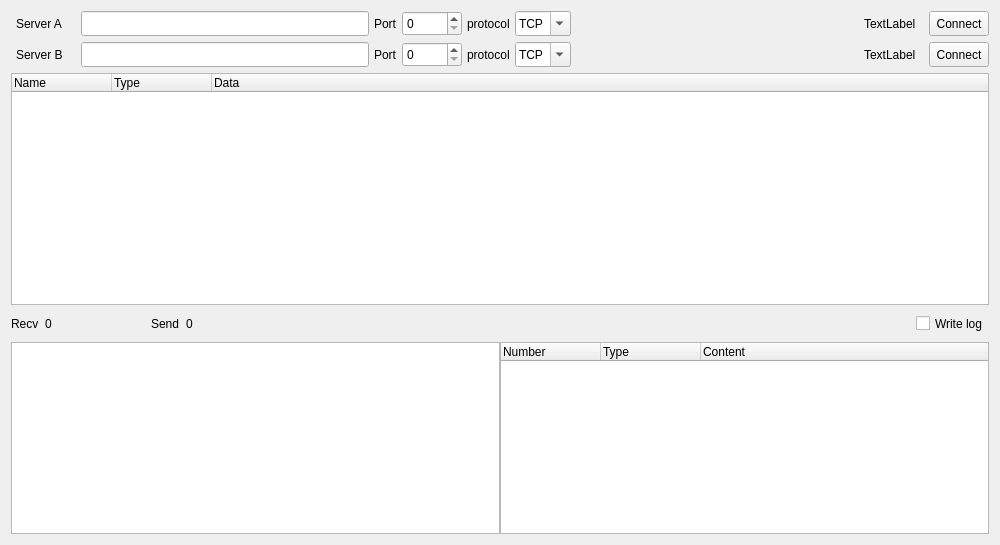
<?xml version="1.0" encoding="UTF-8"?>
<ui version="4.0">
 <class>SocketClient</class>
 <widget class="QWidget" name="SocketClient">
  <property name="geometry">
   <rect>
    <x>0</x>
    <y>0</y>
    <width>1000</width>
    <height>545</height>
   </rect>
  </property>
  <property name="windowTitle">
   <string>Form</string>
  </property>
  <layout class="QVBoxLayout" name="verticalLayout">
   <item>
    <layout class="QHBoxLayout" name="horizontalLayout_40">
     <property name="bottomMargin">
      <number>0</number>
     </property>
     <item>
      <layout class="QVBoxLayout" name="verticalLayout_9">
       <item>
        <layout class="QHBoxLayout" name="horizontalLayout_41">
         <property name="spacing">
          <number>5</number>
         </property>
         <property name="leftMargin">
          <number>5</number>
         </property>
         <property name="topMargin">
          <number>0</number>
         </property>
         <item>
          <widget class="QLabel" name="label_36">
           <property name="minimumSize">
            <size>
             <width>60</width>
             <height>25</height>
            </size>
           </property>
           <property name="text">
            <string>Server A</string>
           </property>
          </widget>
         </item>
         <item>
          <widget class="QLineEdit" name="lineEdit_ServerAddress_ClientA">
           <property name="minimumSize">
            <size>
             <width>0</width>
             <height>25</height>
            </size>
           </property>
           <property name="maximumSize">
            <size>
             <width>16777215</width>
             <height>25</height>
            </size>
           </property>
          </widget>
         </item>
         <item>
          <widget class="QLabel" name="label_37">
           <property name="minimumSize">
            <size>
             <width>0</width>
             <height>25</height>
            </size>
           </property>
           <property name="text">
            <string>Port</string>
           </property>
          </widget>
         </item>
         <item>
          <widget class="QSpinBox" name="spinBox_Port_ClientA">
           <property name="minimumSize">
            <size>
             <width>60</width>
             <height>25</height>
            </size>
           </property>
           <property name="maximumSize">
            <size>
             <width>60</width>
             <height>25</height>
            </size>
           </property>
           <property name="maximum">
            <number>65535</number>
           </property>
           <property name="value">
            <number>0</number>
           </property>
          </widget>
         </item>
         <item>
          <widget class="QLabel" name="label_38">
           <property name="minimumSize">
            <size>
             <width>0</width>
             <height>25</height>
            </size>
           </property>
           <property name="text">
            <string>protocol</string>
           </property>
          </widget>
         </item>
         <item>
          <widget class="QComboBox" name="comboBox_Protocol_ClientA">
           <property name="minimumSize">
            <size>
             <width>50</width>
             <height>25</height>
            </size>
           </property>
           <property name="editable">
            <bool>true</bool>
           </property>
           <item>
            <property name="text">
             <string>TCP</string>
            </property>
           </item>
           <item>
            <property name="text">
             <string>UDP</string>
            </property>
           </item>
          </widget>
         </item>
         <item>
          <spacer name="horizontalSpacer_14">
           <property name="orientation">
            <enum>Qt::Horizontal</enum>
           </property>
           <property name="sizeHint" stdset="0">
            <size>
             <width>40</width>
             <height>20</height>
            </size>
           </property>
          </spacer>
         </item>
         <item>
          <widget class="QLabel" name="label_3">
           <property name="minimumSize">
            <size>
             <width>60</width>
             <height>25</height>
            </size>
           </property>
           <property name="maximumSize">
            <size>
             <width>60</width>
             <height>25</height>
            </size>
           </property>
           <property name="text">
            <string>TextLabel</string>
           </property>
          </widget>
         </item>
         <item>
          <widget class="QPushButton" name="pushButton_ConnectA">
           <property name="minimumSize">
            <size>
             <width>60</width>
             <height>25</height>
            </size>
           </property>
           <property name="maximumSize">
            <size>
             <width>60</width>
             <height>25</height>
            </size>
           </property>
           <property name="text">
            <string>Connect</string>
           </property>
          </widget>
         </item>
        </layout>
       </item>
       <item>
        <layout class="QHBoxLayout" name="horizontalLayout_42">
         <property name="spacing">
          <number>5</number>
         </property>
         <property name="leftMargin">
          <number>5</number>
         </property>
         <property name="topMargin">
          <number>0</number>
         </property>
         <item>
          <widget class="QLabel" name="label_39">
           <property name="minimumSize">
            <size>
             <width>60</width>
             <height>25</height>
            </size>
           </property>
           <property name="text">
            <string>Server B</string>
           </property>
          </widget>
         </item>
         <item>
          <widget class="QLineEdit" name="lineEdit_ServerAddress_ClientB">
           <property name="minimumSize">
            <size>
             <width>0</width>
             <height>25</height>
            </size>
           </property>
           <property name="maximumSize">
            <size>
             <width>16777215</width>
             <height>25</height>
            </size>
           </property>
          </widget>
         </item>
         <item>
          <widget class="QLabel" name="label_40">
           <property name="minimumSize">
            <size>
             <width>0</width>
             <height>25</height>
            </size>
           </property>
           <property name="text">
            <string>Port</string>
           </property>
          </widget>
         </item>
         <item>
          <widget class="QSpinBox" name="spinBox_Port_ClientB">
           <property name="minimumSize">
            <size>
             <width>60</width>
             <height>25</height>
            </size>
           </property>
           <property name="maximumSize">
            <size>
             <width>60</width>
             <height>25</height>
            </size>
           </property>
           <property name="maximum">
            <number>65535</number>
           </property>
          </widget>
         </item>
         <item>
          <widget class="QLabel" name="label_41">
           <property name="minimumSize">
            <size>
             <width>0</width>
             <height>25</height>
            </size>
           </property>
           <property name="text">
            <string>protocol</string>
           </property>
          </widget>
         </item>
         <item>
          <widget class="QComboBox" name="comboBox_Protocol_ClientB">
           <property name="minimumSize">
            <size>
             <width>50</width>
             <height>25</height>
            </size>
           </property>
           <property name="editable">
            <bool>true</bool>
           </property>
           <item>
            <property name="text">
             <string>TCP</string>
            </property>
           </item>
           <item>
            <property name="text">
             <string>UDP</string>
            </property>
           </item>
          </widget>
         </item>
         <item>
          <spacer name="horizontalSpacer_15">
           <property name="orientation">
            <enum>Qt::Horizontal</enum>
           </property>
           <property name="sizeHint" stdset="0">
            <size>
             <width>40</width>
             <height>20</height>
            </size>
           </property>
          </spacer>
         </item>
         <item>
          <widget class="QLabel" name="label_4">
           <property name="minimumSize">
            <size>
             <width>60</width>
             <height>25</height>
            </size>
           </property>
           <property name="maximumSize">
            <size>
             <width>60</width>
             <height>25</height>
            </size>
           </property>
           <property name="text">
            <string>TextLabel</string>
           </property>
          </widget>
         </item>
         <item>
          <widget class="QPushButton" name="pushButton_ConnectB">
           <property name="minimumSize">
            <size>
             <width>60</width>
             <height>25</height>
            </size>
           </property>
           <property name="maximumSize">
            <size>
             <width>60</width>
             <height>25</height>
            </size>
           </property>
           <property name="text">
            <string>Connect</string>
           </property>
          </widget>
         </item>
        </layout>
       </item>
      </layout>
     </item>
    </layout>
   </item>
   <item>
    <widget class="QTreeWidget" name="treeWidget_Protocol">
     <column>
      <property name="text">
       <string>Name</string>
      </property>
     </column>
     <column>
      <property name="text">
       <string>Type</string>
      </property>
     </column>
     <column>
      <property name="text">
       <string>Data</string>
      </property>
     </column>
    </widget>
   </item>
   <item>
    <layout class="QHBoxLayout" name="horizontalLayout_46">
     <item>
      <widget class="QLabel" name="label_42">
       <property name="text">
        <string>Recv</string>
       </property>
      </widget>
     </item>
     <item>
      <widget class="QLabel" name="label_RecvDataCount_Client_2">
       <property name="minimumSize">
        <size>
         <width>100</width>
         <height>25</height>
        </size>
       </property>
       <property name="maximumSize">
        <size>
         <width>100</width>
         <height>16777215</height>
        </size>
       </property>
       <property name="text">
        <string>0</string>
       </property>
      </widget>
     </item>
     <item>
      <widget class="QLabel" name="label_43">
       <property name="minimumSize">
        <size>
         <width>0</width>
         <height>25</height>
        </size>
       </property>
       <property name="text">
        <string>Send</string>
       </property>
      </widget>
     </item>
     <item>
      <widget class="QLabel" name="label_SendDataCount__Client_2">
       <property name="minimumSize">
        <size>
         <width>100</width>
         <height>25</height>
        </size>
       </property>
       <property name="maximumSize">
        <size>
         <width>100</width>
         <height>16777215</height>
        </size>
       </property>
       <property name="text">
        <string>0</string>
       </property>
      </widget>
     </item>
     <item>
      <spacer name="horizontalSpacer_16">
       <property name="orientation">
        <enum>Qt::Horizontal</enum>
       </property>
       <property name="sizeHint" stdset="0">
        <size>
         <width>40</width>
         <height>20</height>
        </size>
       </property>
      </spacer>
     </item>
     <item>
      <widget class="QCheckBox" name="checkBox_WriteLog_Client_2">
       <property name="minimumSize">
        <size>
         <width>0</width>
         <height>25</height>
        </size>
       </property>
       <property name="text">
        <string>Write log</string>
       </property>
      </widget>
     </item>
    </layout>
   </item>
   <item>
    <widget class="QSplitter" name="splitter">
     <property name="orientation">
      <enum>Qt::Horizontal</enum>
     </property>
     <property name="handleWidth">
      <number>0</number>
     </property>
     <widget class="QTreeWidget" name="treeWidget_Log">
      <attribute name="headerVisible">
       <bool>false</bool>
      </attribute>
      <column>
       <property name="text">
        <string notr="true">1</string>
       </property>
      </column>
     </widget>
     <widget class="QTreeWidget" name="treeWidget_Analysis">
      <property name="horizontalScrollBarPolicy">
       <enum>Qt::ScrollBarAlwaysOff</enum>
      </property>
      <column>
       <property name="text">
        <string>Number</string>
       </property>
      </column>
      <column>
       <property name="text">
        <string>Type</string>
       </property>
      </column>
      <column>
       <property name="text">
        <string>Content</string>
       </property>
      </column>
     </widget>
    </widget>
   </item>
  </layout>
 </widget>
 <resources/>
 <connections/>
</ui>
